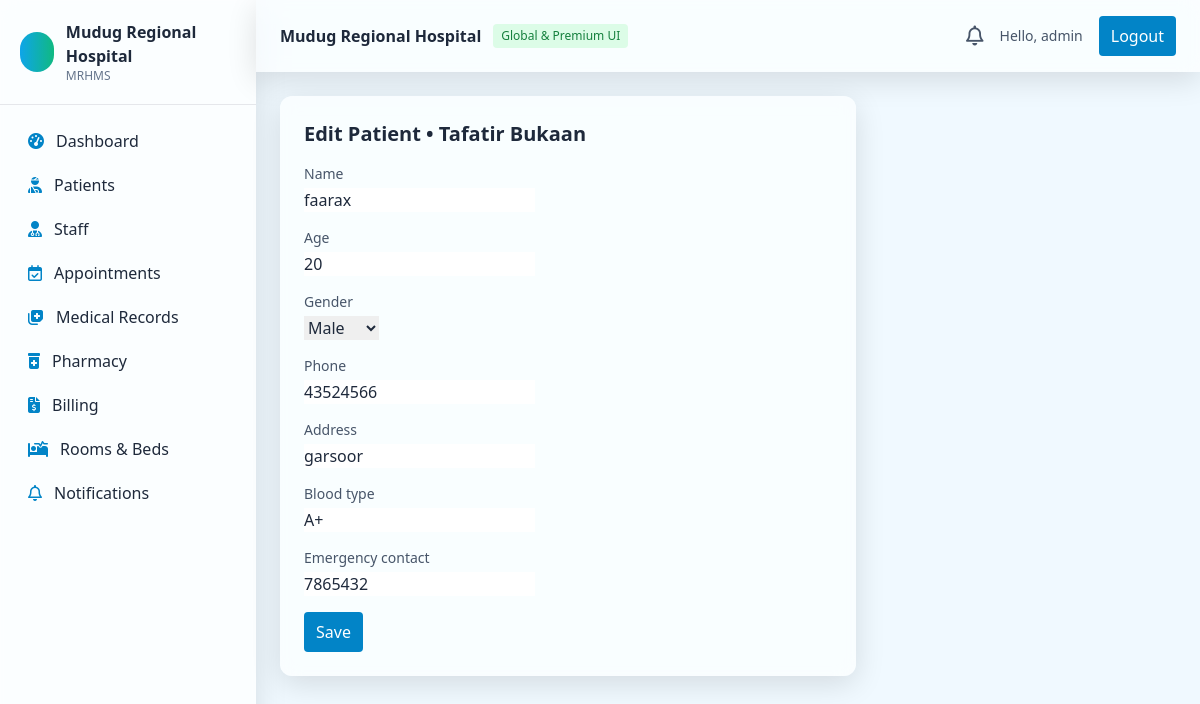
Screenshot of /patients/2/edit/ (signed in) with the database file from the repository.
### patients/models.py (models this page shows, shortened)
class Patient(models.Model):
    GENDER_CHOICES = [
        ('M', 'Male'),
        ('F', 'Female'),
        ('O', 'Other'),
    ]
    name = models.CharField(max_length=255)
    age = models.PositiveIntegerField()
    gender = models.CharField(max_length=1, choices=GENDER_CHOICES)
    phone = models.CharField(max_length=20, blank=True)
    address = models.CharField(max_length=255, blank=True)
    blood_type = models.CharField(max_length=3, blank=True)
    emergency_contact = models.CharField(max_length=255, blank=True)
    created_at = models.DateTimeField(auto_now_add=True)

### patients/views.py (the view)
# urls.py: path('<int:pk>/edit/', views.patient_edit, name='patient_edit'),
@login_required
def patient_edit(request, pk):
    patient = get_object_or_404(Patient, pk=pk)
    form = PatientForm(request.POST or None, instance=patient)
    if request.method == 'POST' and form.is_valid():
        form.save()
        messages.success(request, 'Patient updated • Bukaanka waa la cusbooneysiiyay')
        return redirect('patient_detail', pk=patient.pk)
    return render(request, 'patients/form.html', {'form': form, 'title': 'Edit Patient • Tafatir Bukaan'})

### patients/forms.py
class PatientForm(forms.ModelForm):
    class Meta:
        model = Patient
        fields = ["name", "age", "gender", "phone", "address", "blood_type", "emergency_contact"]

### templates/patients/form.html (shortened to what this page needs)
{% extends 'base.html' %}
{% block content %}
<div class="max-w-xl">
  <div class="glass rounded-xl p-6 bg-white/70">
    <h2 class="text-xl font-semibold mb-4">{{ title }}</h2>
    <form method="post" class="space-y-4">
      {% for field in form %}
      <div>
        <label class="block text-sm text-slate-600 mb-1">{{ field.label }}</label>
        {{ field }}
      </div>
      {% endfor %}
      <button class="px-3 py-2 rounded bg-sky-600 text-white hover:bg-sky-700">Save</button>
    </form>
  </div>
{% endblock %}

### templates/partials/navbar.html (shortened to what this page needs)
<header class="bg-white/70 glass">
  <div class="max-w-full px-6 py-4 flex items-center justify-between">
    <div class="flex items-center gap-3">
      <h1 class="font-semibold text-slate-800">Mudug Regional Hospital</h1>
      <span class="text-xs px-2 py-1 rounded bg-green-100 text-green-700">Global & Premium UI</span>
    </div>
    <div class="flex items-center gap-4">
      <a href="/notifications/" class="relative text-slate-600 hover:text-sky-700">
        <i class="fa-regular fa-bell text-xl"></i>
      </a>
      {% if user.is_authenticated %}
        <span class="text-sm text-slate-600">Hello, {{ user.get_full_name|default:user.username }}</span>
        <a href="/logout/" class="px-3 py-2 rounded bg-sky-600 text-white hover:bg-sky-700">Logout</a>
      {% else %}
        <a href="/login/" class="px-3 py-2 rounded bg-sky-600 text-white hover:bg-sky-700">Login</a>
      {% endif %}
    </div>
  </div>
</header>

### templates/base.html (style rules this page uses)
.glass { backdrop-filter: saturate(180%) blur(10px); background: rgba(255, 255, 255, 0.6); box-shadow: 0 8px 30px rgba(0, 0, 0, 0.12); }

### rows the page displays
Patient: form "faarax" "20" "Male" "43524566" "garsoor" "A+" "7865432"

### other values shown
{{ user.get_full_name|default:user.username }} "admin"
{{ title }} "Edit Patient • Tafatir Bukaan"
{{ field.label }} "Name" "Age" "Gender" "Phone" "Address" "Blood type" "Emergency contact"
